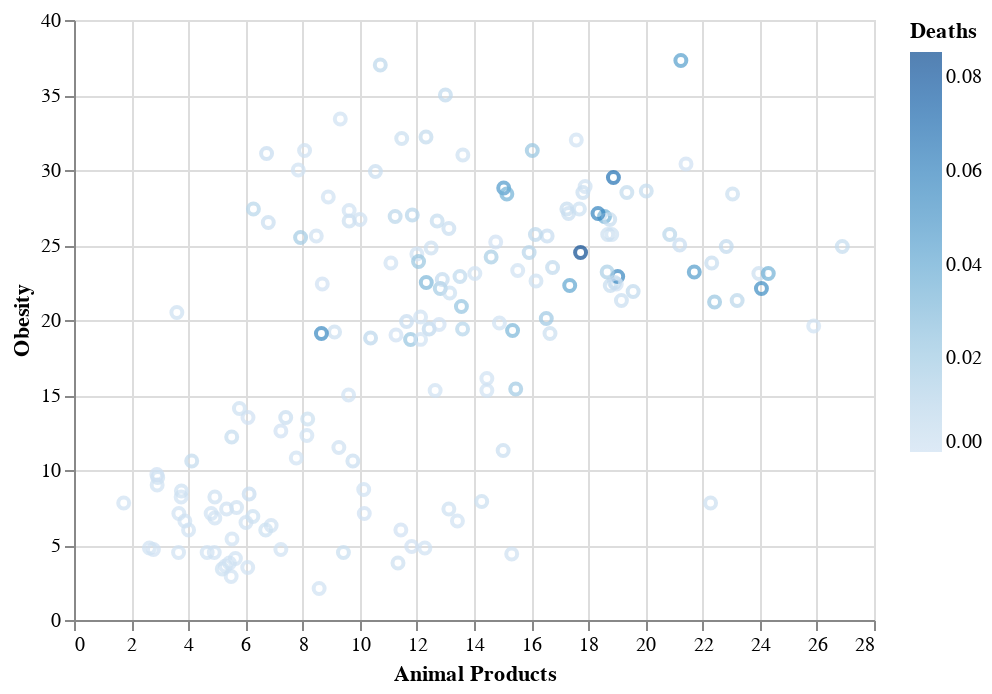

This figure's notebook cell:
### Code cell
import altair as alt

alt.Chart(covid_food_data).mark_point().encode(
    x='Animal Products',
    y='Obesity',
    color='Deaths'
).interactive()

### Figure 1 — Vega-Lite specification as saved in the notebook (floating-point values rounded to 4 significant figures; data arrays with more than 128 entries replaced by an {"elided": "..."} marker saying what was removed)
{"config": {"view": {"continuousWidth": 400, "continuousHeight": 300}}, "data": {"name": "data-735547fbbdc79b2fd9ffaab80249b36d"}, "mark": "point", "encoding": {"color": {"type": "quantitative", "field": "Deaths"}, "x": {"type": "quantitative", "field": "Animal Products"}, "y": {"type": "quantitative", "field": "Obesity"}}, "selection": {"selector001": {"type": "interval", "bind": "scales", "encodings": ["x", "y"]}}, "$schema": "https://vega.github.io/schema/vega-lite/v4.8.1.json", "datasets": {"data-735547fbbdc79b2fd9ffaab80249b36d": {"elided": "161 records"}}}
